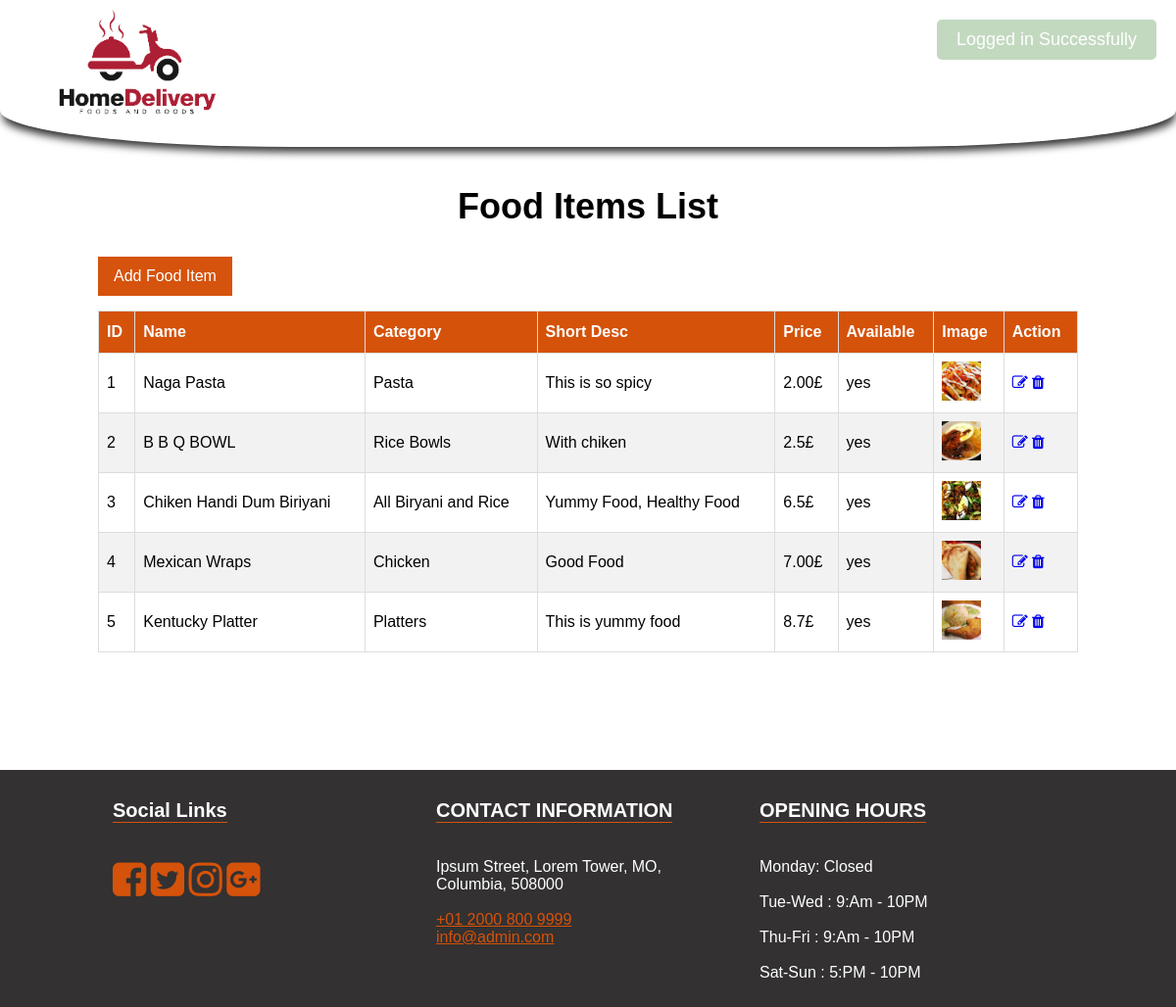
Page /admin-food.php (signed in) on the committed database.
### tables this page shows
CREATE TABLE `foods` (
  `id` int(11) NOT NULL,
  `name` varchar(255) NOT NULL,
  `category_id` int(11) NOT NULL,
  `short_desc` text NOT NULL,
  `image` varchar(255) NOT NULL,
  `price` varchar(100) NOT NULL,
  `available` enum('yes','no') NOT NULL DEFAULT 'yes'
);

CREATE TABLE `category` (
  `id` int(11) NOT NULL,
  `title` varchar(255) NOT NULL
);

CREATE TABLE `settings` (
  `id` int(11) NOT NULL,
  `about_title` text NOT NULL,
  `about_detail` text NOT NULL,
  `about_img` varchar(255) NOT NULL,
  `fb_link` varchar(255) NOT NULL,
  `tw_link` varchar(255) NOT NULL,
  `ins_link` varchar(255) NOT NULL,
  `gplus_link` varchar(255) NOT NULL,
  `contact_info` text NOT NULL,
  `opening_hours` text NOT NULL,
  `currency` enum('GBP','USD','EURO') NOT NULL DEFAULT 'GBP'
);

### functions/flash.php (called while the page is built, shortened)
<?php
class FlashMessage {
    public static function render($var) {
        $messages = $_SESSION[$var];
        return $messages;
    }
}
?>

### admin-food.php (the view, shortened to what this page needs)
<?php
include 'functions/flash.php';
$flash = new \FlashMessage();
include 'includes/header.php';
$sql = "SELECT foods.*,category.title FROM foods LEFT JOIN category on category.id =  foods.category_id";
$result = $conn->query($sql);
?>
	<section class="inner-page-sec">
		<div class="container">
			<h1>Food Items List</h1>
			<a href="add-food.php" class="add-btn">Add Food Item</a>
			<div style="overflow-x:auto;">
				<table class="custom-tbl">
					<thead>
						<tr>
							<th>ID</th>
							<th>Name</th>
							<th>Category</th>
							<th>Short Desc</th>
							<th>Price</th>
							<th>Available</th>
							<th>Image</th>
							<th>Action</th>
						</tr>
					</thead>
					<tbody>
						<?php
						if ($result->num_rows > 0) {
							while($row = $result->fetch_assoc()){
						?>
						<tr>
							<td><?php echo $row['id']?></td>
							<td><?php echo $row['name']?></td>
							<td><?php echo $row['title']?></td>
							<td><?php echo $row['short_desc']?></td>
							<td><?php echo $row['price']?><?php echo $currency_format[$rowS['currency']];?></td>
							<td><?php echo $row['available']?></td>
							<td><img src="img/foods/<?php echo $row['image']?>" width="40px"></td>
							<td>
								<a href="edit-food.php?id=<?php echo $row['id']?>"><i class="fa fa-pencil-square-o" aria-hidden="true"></i></a>
								<a href="delete-food.php?id=<?php echo $row['id']?>" class="delete-btn"><i class="fa fa-trash" aria-hidden="true"></i></a>
							</td>
						</tr>
						<?php } } else { ?>
							<tr>
								<td colspan="8">No Category Found!</td>
							</tr>
						<?php }  ?>
					</tbody>
				</table>
			</div>
		</div>
	</section>
<?php include 'includes/footer.php'; ?>

### includes/footer.php (shortened to what this page needs)
<footer>
	<div class="container">
		<div class="col-1">
			<h3>Social Links</h3>
			<ul>
				<li><a href="<?php echo $rowS['fb_link'];?>"><i class="fa fa-facebook-square" aria-hidden="true"></i></a></li>
				<li><a href="<?php echo $rowS['tw_link'];?>"><i class="fa fa-twitter-square" aria-hidden="true"></i></a></li>
				<li><a href="<?php echo $rowS['ins_link'];?>"><i class="fa fa-instagram" aria-hidden="true"></i></a></li>
				<li><a href="<?php echo $rowS['gplus_link'];?>"><i class="fa fa-google-plus-square" aria-hidden="true"></i></a></li>
			</ul>
		</div>
		<div class="col-1">
			<h3>CONTACT INFORMATION</h3>
			<p>
				<?php echo $rowS['contact_info'];?>
			</p>
		</div>
		<div class="col-1">
			<h3>OPENING HOURS</h3>
			<p>
				<?php echo $rowS['opening_hours'];?>
			</p>
		</div>
	</div>
</footer>
</div>
<?php
$nmsg=$flash->render('notification_msg');
$ntype=$flash->render('notification_type');
$str = "";
if($nmsg){
	$str .= '<div class="notificaton-msg msg-'.$ntype.'" style="top:20px;">';
    $str .= $nmsg;
	$str .= '</div>';
}
echo $str;
?>
</body>
</html>

### css/main.css (style rules this page uses)
body { margin: 0; font-family: Arial, Helvetica, sans-serif; }
footer { background-color: #333131; color: #fff; }
footer .container { max-width: 1000px; width: 100%; margin: 0px auto; }
footer .container .col-1 { float: left; width: 30%; padding: 10px 15px; }
footer .container .col-1 a { color: #d5520a; }
footer .container .col-1 h3 { text-align: left; font-size: 20px; border-bottom: 1px solid #d5530c; display: inline-block; }
footer .container .col-1 ul { padding: 0px; list-style: none; }
footer .container .col-1 ul li { display: inline-block; }
footer .container .col-1 ul li a { font-size: 40px; color: #d5520a; }
.inner-page-sec { padding-top: 150px; padding-bottom: 80px; }
.inner-page-sec .container { max-width: 1000px; width: 100%; margin: 40px auto; }
.inner-page-sec .container h1 { text-align: center; font-size: 36px; }
.notificaton-msg { position: fixed; top: 20px; right: 20px; z-index: 99999999; background-color: #4e4242; color: #fff; padding: 10px 20px 10px; border-radius: 5px; font-size: 18px; font-weight: 100; font-family: sans-serif; }
.notificaton-msg.msg-success { background-color: #63a05c; color: #fff; }
.custom-tbl { font-family: Arial, Helvetica, sans-serif; border-collapse: collapse; width: 100%; }
.custom-tbl td, .custom-tbl th { border: 1px solid #ddd; padding: 8px; }
.custom-tbl tr:nth-child(even) { background-color: #f2f2f2; }
.custom-tbl th { padding-top: 12px; padding-bottom: 12px; text-align: left; background-color: #d5520a; color: white; }
.add-btn { text-decoration: none; background-color: #d5530c; border: 1px solid #d5530c; color: #ffffff; padding: 10px 15px; display: inline-block; margin-bottom: 15px; }

### rows in the picture
foods: id "1", name "Naga Pasta", category.title "Pasta", short_desc "This is so spicy", price "2.00", available "yes", image (picture)
settings: currency "£", contact_info "Ipsum Street, Lorem Tower, MO, Columbia, 508000 +01 2000 800 9999 info@admin.com", opening_hours "Monday: Closed Tue-Wed : 9:Am - 10PM Thu-Fri : 9:Am - 10PM Sat-Sun : 5:PM - 10PM"
foods: id "2", name "B B Q BOWL", category.title "Rice Bowls", short_desc "With chiken", price "2.5", available "yes", image (picture)
foods: id "3", name "Chiken Handi Dum Biriyani", category.title "All Biryani and Rice", short_desc "Yummy Food, Healthy Food", price "6.5", available "yes", image (picture)
foods: id "4", name "Mexican Wraps", category.title "Chicken", short_desc "Good Food", price "7.00", available "yes", image (picture)
foods: id "5", name "Kentucky Platter", category.title "Platters", short_desc "This is yummy food", price "8.7", available "yes", image (picture)
